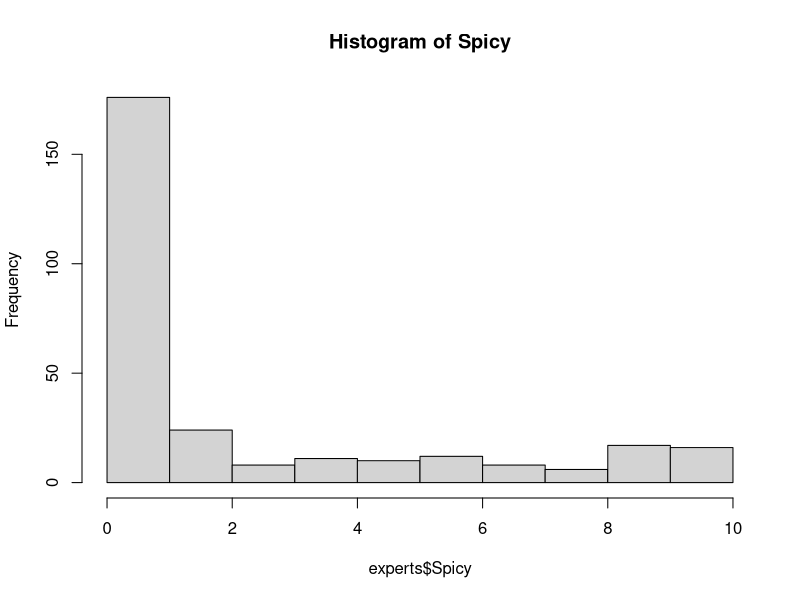
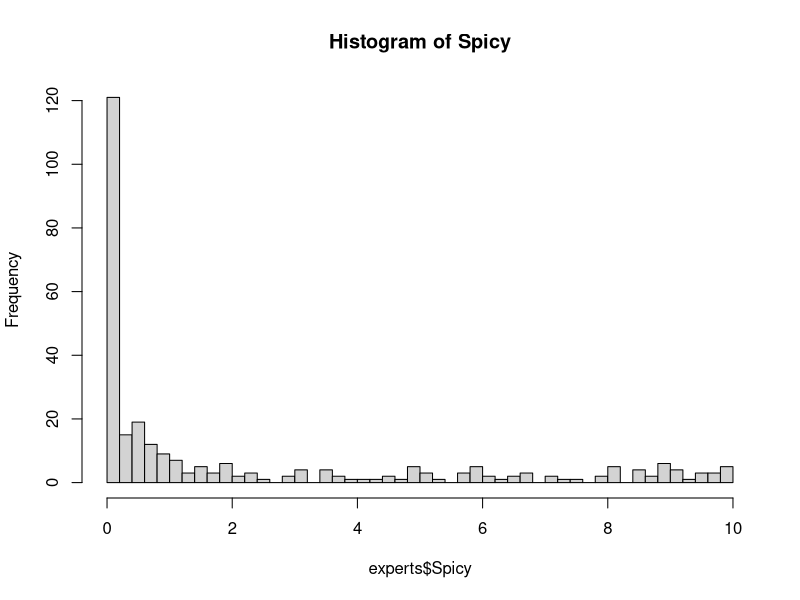
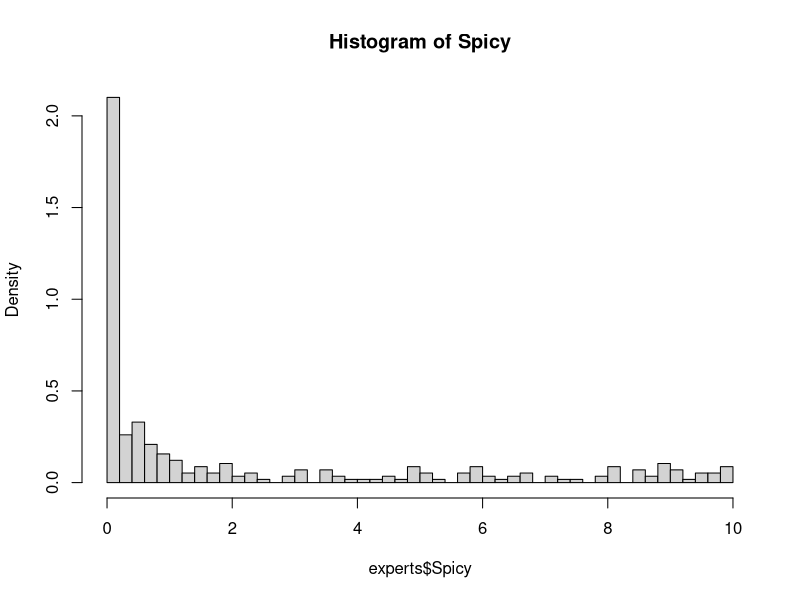
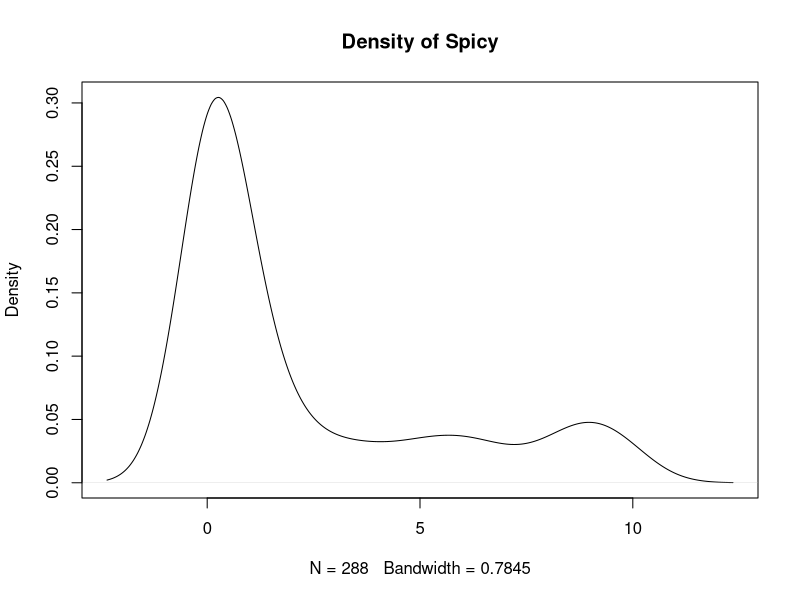
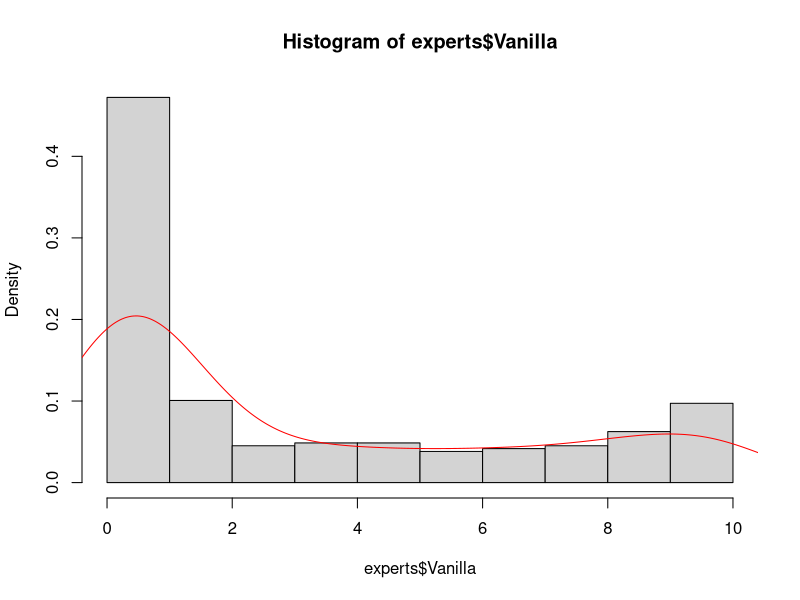
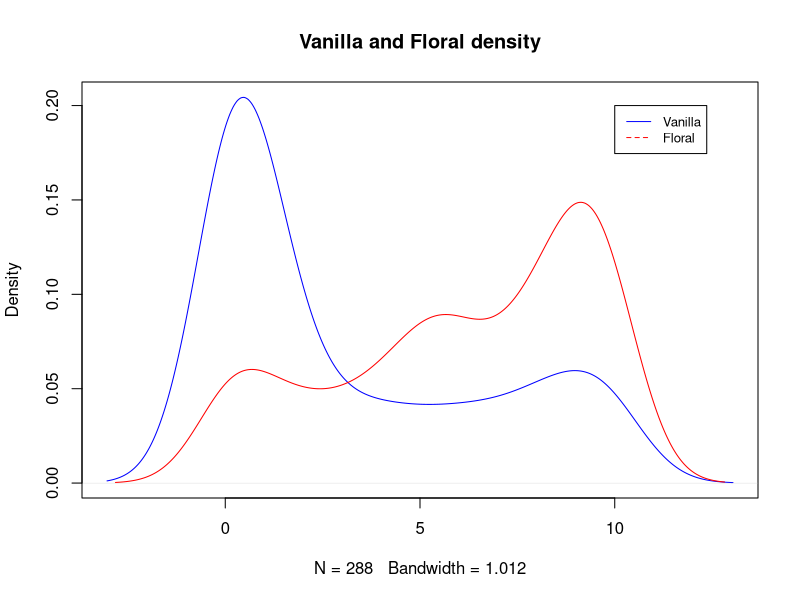
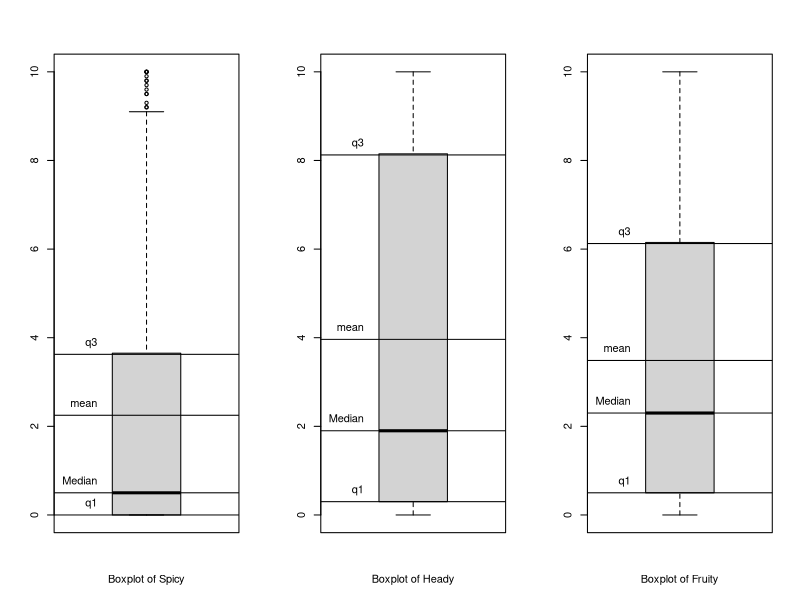
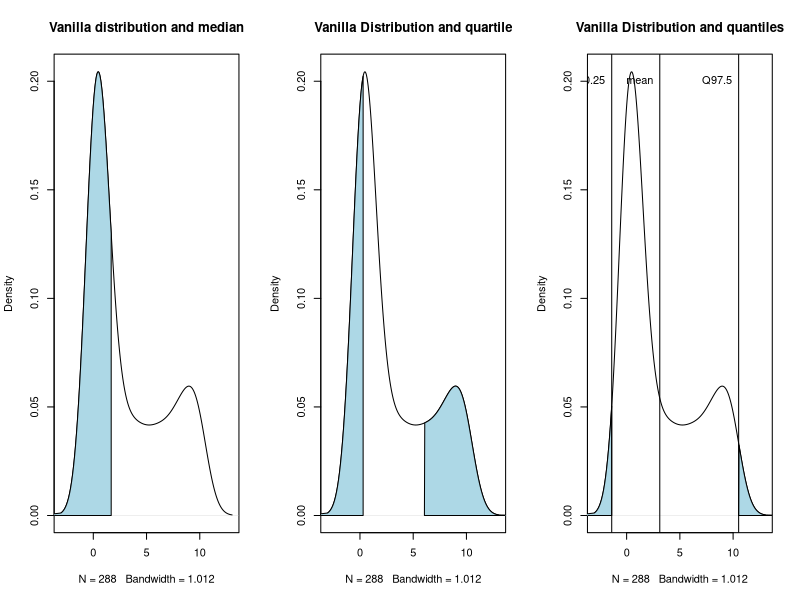

These charts were generated, in order, by the following R code: (Note: this script raises an error after producing the figures.)
## ---- chunk 1
experts <- read.table(file="data/perfumes_qda_experts.csv",header=TRUE, sep=",",dec=".",quote="\"")
summary(experts)
## ---- chunk 2
hist(experts$Spicy, main="Histogram of Spicy")
## ---- chunk 3
hist(experts$Spicy, main="Histogram of Spicy", breaks=50)
## ---- chunk 4
hist(experts$Spicy, main="Histogram of Spicy", breaks=50, probability=TRUE)
## ---- chunk 5
d <- density(experts$Spicy) 
plot(d, main = "Density of Spicy") 
## ---- chunk 6
hist(experts$Vanilla, probability = TRUE)
lines(density(experts$Vanilla), col="red")
## ---- chunk 7
plot(density(experts$Vanilla), col="blue", main="Vanilla and Floral density")
lines(density(experts$Floral), col="red")

legend(10, 0.2, legend=c("Vanilla", "Floral"),col=c("blue", "red"), lty=1:2, cex=0.8)
## ---- chunk 8
dispersion <- data.frame("mean"=double(), "sd"=double(), "median"=double(), "q1"=double(), "q3"=double())

for (a in 5:16){
  me <- mean(experts[,a])
  sd <- sqrt(var(experts[,a]))
  med <- quantile(experts[,a], 0.5)
  q1 <- quantile(experts[,a], 0.25)
  q3 <- quantile(experts[,a], 0.75)
  dispersion <- rbind(dispersion, c(me, sd, med, q1, q3))
}

colnames(dispersion) <- c("mean", "sd", "median", "q1", "q3")
rownames(dispersion) <- colnames(experts[,5:16])
head(dispersion)
## ---- chunk 9
# To get 3 graphs on a single window :
par(mfrow=c(1,3))

for (a in 5:7){
  boxplot(experts[,a], xlab=paste0("Boxplot of ", colnames(experts[a])))
  
  # Mean
  text(0.75,mean(experts[,a])+0.25, "mean", pos=2)
  abline(h=mean(experts[,a]))
  
  # Q1
  text(0.75,quantile(experts[,a], probs = 0.25)+0.25, "q1", pos=2)
  abline(h=quantile(experts[,a], probs = 0.25))
  
  # Q3
  text(0.75,quantile(experts[,a], probs = 0.75)+0.25, "q3", pos=2)
  abline(h=quantile(experts[,a], probs = 0.75))
  
  # Median
  text(0.75,quantile(experts[,a], probs = 0.5)+0.25, "Median", pos=2)
  abline(h=quantile(experts[,a], probs = 0.5))
  
}

## ---- chunk 10
d<-density(experts$Vanilla)

# Plot the line
plot(d, main="Vanilla distribution and median")
p50 <- which.max(cumsum(d$y/sum(d$y)) >= 0.50)

# Plot the shading
polygon(c(-5, d$x[1:p50], d$x[p50]), c(0, d$y[1:p50], 0), col = 'lightblue')
## ---- chunk 11
d<-density(experts$Vanilla)

# Plot the line
plot(d, main="Vanilla Distribution and quartile")

# Get indexes of quantiles 0.25 and 0.75
q25 <- which.max(cumsum(d$y/sum(d$y)) >= 0.25)
q75 <- which.max(cumsum(d$y/sum(d$y)) >= 0.75)

# Plot the first quantile
polygon(x=c(-5, d$x[1:q25], d$x[q25]), y=c(0, d$y[1:q25], 0), col = 'lightblue')

# Plot the third quantile
polygon(x=c(d$x[q75], d$x[d$x > d$x[q75]], 15),y=c(0, d$y[d$x > d$x[q75]], 0),col = "lightblue") 
## ---- chunk 12
d<-density(experts$Vanilla)

# Plot the line
plot(d, main="Vanilla Distribution and quantiles")
q025 <- which.max(cumsum(d$y/sum(d$y)) >= 0.025)
q975 <- which.max(cumsum(d$y/sum(d$y)) >= 0.975)

# Plot the shading
polygon(c(-5, d$x[1:q025], d$x[q025]), c(0, d$y[1:q025], 0), col = 'lightblue')
polygon(c(d$x[q975], d$x[d$x > d$x[q975]], 15),c(0, d$y[d$x > d$x[q975]], 0),col = "lightblue")

# Plot the vline for mean
abline(v=mean(experts$Vanilla))
text(mean(experts$Vanilla),0.2, "mean", pos=2)

# Plot the vline for Q97.5
abline(v=d$x[q975])
text(d$x[q975],0.2, "Q97.5", pos=2)

# Plot the vline for Q0.25
abline(v=d$x[q025])
text(d$x[q025],0.2, "Q0.25", pos=2)
## ---- chunk 13
experts$Product <- as.factor(experts$Product)
experts$Panelist <- as.factor(experts$Panelist)
experts$Session <- as.factor(experts$Session)
experts$Rank <- as.factor(experts$Rank)
## ---- chunk 14
library(ggplot2)
library(dplyr)

experts %>%  
  # Select 3 products and 1 sensory attribute
  select(c(Product, Floral)) %>% 
  filter(Product == "J'adore ET" | Product == "Angel" | Product == "Chanel N5" ) %>%
  # Add the mean's column
  group_by(Product) %>% 
  mutate(mu=mean(Floral)) %>% 
  # Graph
  ggplot() + aes(x=Floral, fill=Product) + geom_density(alpha=0.4) + geom_vline(aes(xintercept=mu, color=Product),linetype="dashed") + labs(title="Density of Spicy according three products")
## ---- chunk 15
experts %>%  
  # Select 3 products and 1 sensory attribute
  select(c(Product, Floral)) %>% 
  filter(Product == "Coco Mademoiselle" | Product == "Angel" | Product == "Chanel N5" ) %>%
  
  # Graph
  ggplot() + aes(y=Floral, x= Product, fill=Product) + geom_boxplot() + labs(title="Boxplot of Floral according three products")
## ---- chunk 16
experts %>%  
  # Select 3 products and 1 sensory attribute
  select(c(Product, Floral)) %>% 
  filter(Product == "J'adore ET" | Product == "Angel" | Product == "Chanel N5" ) %>% 

  ggplot()+aes(y=Floral, x= Product, fill=Product) + geom_boxplot() + 
    stat_summary(fun=mean, geom="line", aes(group=1), color="black") + 
    stat_summary(fun=mean, geom="point")
## ---- chunk 17
library(gridExtra)

# Select three sensory attributes and three products 
df <- experts %>%  
  select(c(Product, Floral, Citrus, Spicy, Heady)) %>% 
  filter(Product == "J'adore ET" | Product == "Angel" | Product == "Chanel N5" )

# First sensory attribute
a1 <- ggplot(df)+aes(y=Floral, x= Product, color=Product)+geom_boxplot() + 
  stat_summary(fun=mean, geom="line", aes(group=1), color="black") + 
  stat_summary(fun=mean, geom="point")+
  # Delete the x-axis:
  theme(axis.title.x=element_blank(),
        axis.text.x=element_blank(),
        axis.ticks.x=element_blank())

# Second sensory attribute
a2 <- ggplot(df)+aes(y=Spicy, x= Product, color=Product)+geom_boxplot() + 
  stat_summary(fun=mean, geom="line", aes(group=1), color="black") + 
  stat_summary(fun=mean, geom="point")+
  theme(axis.title.x=element_blank(),
        axis.text.x=element_blank(),
        axis.ticks.x=element_blank())

# Third sensory attribute
a3 <- ggplot(df)+aes(y=Citrus, x= Product, color=Product)+geom_boxplot() + 
  stat_summary(fun=mean, geom="line", aes(group=1), color="black") + 
  stat_summary(fun=mean, geom="point")+
  theme(axis.title.x=element_blank(),
        axis.text.x=element_blank(),
        axis.ticks.x=element_blank())

# Fourth sensory attribute
a4 <- ggplot(df)+aes(y=Heady, x= Product, color=Product)+geom_boxplot() + 
  stat_summary(fun=mean, geom="line", aes(group=1), color="black") + 
  stat_summary(fun=mean, geom="point")+
  theme(axis.title.x=element_blank(),
        axis.text.x=element_blank(),
        axis.ticks.x=element_blank())

grid.arrange(a1, a2, a3,a4, ncol=2, nrow = 2)
## ---- chunk 18
a1 <- ggplot(df)+aes(y=Floral, x= Product, color=Product)+ 
  stat_summary(fun=mean, geom="line", aes(group=1), color="black") + 
  stat_summary(fun=mean, geom="point")+
  theme(axis.title.x=element_blank(),
        axis.text.x=element_blank(),
        axis.ticks.x=element_blank())

a2 <- ggplot(df)+aes(y=Citrus, x= Product, color=Product) + 
  stat_summary(fun=mean, geom="line", aes(group=1), color="black") + 
  stat_summary(fun=mean, geom="point")+
  theme(axis.title.x=element_blank(),
        axis.text.x=element_blank(),
        axis.ticks.x=element_blank())

a3 <- ggplot(df)+aes(y=Spicy, x= Product, color=Product) + 
  stat_summary(fun=mean, geom="line", aes(group=1), color="black") + 
  stat_summary(fun=mean, geom="point")+
  theme(axis.title.x=element_blank(),
        axis.text.x=element_blank(),
        axis.ticks.x=element_blank())

a4 <- ggplot(df)+aes(y=Heady, x= Product, color=Product) + 
  stat_summary(fun=mean, geom="line", aes(group=1), color="black") + 
  stat_summary(fun=mean, geom="point")+
  theme(axis.title.x=element_blank(),
        axis.text.x=element_blank(),
        axis.ticks.x=element_blank())

grid.arrange(a1, a2, a3, a4, ncol=2, nrow = 2)
## ---- chunk 19
df$Floral <- df$Floral/sd(df$Floral)
df$Citrus <- df$Citrus/sd(df$Citrus)
df$Spicy <- df$Spicy/sd(df$Spicy)
df$Heady <- df$Heady/sd(df$Heady)

a1 <- ggplot(df)+aes(y=Floral, x= Product, color=Product)+ 
  stat_summary(fun=mean, geom="line", aes(group=1), color="black") + 
  stat_summary(fun=mean, geom="point")+
  theme(axis.title.x=element_blank(),
        axis.text.x=element_blank(),
        axis.ticks.x=element_blank())

a2 <- ggplot(df)+aes(y=Citrus, x= Product, color=Product) + 
  stat_summary(fun=mean, geom="line", aes(group=1), color="black") + 
  stat_summary(fun=mean, geom="point")+
  theme(axis.title.x=element_blank(),
        axis.text.x=element_blank(),
        axis.ticks.x=element_blank())

a3 <- ggplot(df)+aes(y=Spicy, x= Product, color=Product) + 
  stat_summary(fun=mean, geom="line", aes(group=1), color="black") + 
  stat_summary(fun=mean, geom="point")+
  theme(axis.title.x=element_blank(),
        axis.text.x=element_blank(),
        axis.ticks.x=element_blank())

a4 <- ggplot(df)+aes(y=Heady, x= Product, color=Product) + 
  stat_summary(fun=mean, geom="line", aes(group=1), color="black") + 
  stat_summary(fun=mean, geom="point")+
  theme(axis.title.x=element_blank(),
        axis.text.x=element_blank(),
        axis.ticks.x=element_blank())

grid.arrange(a1, a2, a3, a4, ncol=2, nrow = 2)
## ---- chunk 20
means <- df %>% group_by(Product) %>% summarise(
  mean_Spicy=mean(Spicy),
  mean_Citrus=mean(Citrus),
  mean_Floral=mean(Floral)
)
means
## ---- chunk 21
df.means <- experts %>%  
  select(c(Product, Floral, Citrus, Spicy, Heady, Fruity, Green, Vanilla, Woody)) %>% 
  filter(Product == "J'adore ET" | Product == "Angel" | Product == "Chanel N5" | Product == "Coco Mademoiselle"| Product == "Aromatics Elixir"| Product == "Cinéma"| Product == "J'adore EP"| Product == "Shalimar")

means.V2 <- df.means %>% group_by(Product) %>% summarise(
  mean_Spicy=mean(Spicy),
  mean_Citrus=mean(Citrus),
  mean_Floral=mean(Floral), 
  mean_Heady=mean(Heady), 
  mean_Fruity=mean(Fruity), 
  mean_Green=mean(Green), 
  mean_Vanilla=mean(Vanilla), 
  mean_Woody=mean(Woody)
)
## ---- chunk 22
spicy.matrix <- as.matrix(dist(means.V2$mean_Spicy))
citrus.matrix <- as.matrix(dist(means.V2$mean_Citrus))
floral.matrix <- as.matrix(dist(means.V2$mean_Floral))
heady.matrix <- as.matrix(dist(means.V2$mean_Heady))
fruity.matrix <- as.matrix(dist(means.V2$mean_Fruity))
green.matrix <- as.matrix(dist(means.V2$mean_Green))
Vanilla.matrix <- as.matrix(dist(means.V2$mean_Vanilla))
woody.matrix <- as.matrix(dist(means.V2$mean_Woody))
## ---- chunk 23
a1 <- ggplot(means.V2)+aes(x = mean_Spicy, y=mean_Citrus, color=Product)+geom_path(aes(group=1),color="black")+geom_point()
a2 <- ggplot(means.V2)+aes(x = mean_Spicy, y=mean_Floral, color=Product)+geom_path(aes(group=1),color="black")+geom_point()
a3 <- ggplot(means.V2)+aes(x = mean_Citrus, y=mean_Floral, color=Product)+geom_path(aes(group=1),color="black")+geom_point()

grid.arrange(a1, a2, a3, ncol=2, nrow = 2)
## ---- chunk 24
means.variables <- data.frame(means.V2, row.names = 1)
cov.att <- cov(means.variables)
## ---- chunk 25
dist.prod <- as.matrix(dist(means.variables))
## ---- chunk 26
heatmap(cov.att)
heatmap(dist.prod)
## ---- chunk 27
Products_sc_Mat <- as.matrix(dist(scale(dist.prod))^2)
sum(Products_sc_Mat)/(2*dim(Products_sc_Mat)[1]*(dim(Products_sc_Mat)[1]-1))

Att_sc_Mat <- as.matrix(dist(scale(cov.att))^2)
sum(Att_sc_Mat)/(2*dim(Att_sc_Mat)[1]*(dim(Att_sc_Mat)[1]-1))
## ---- chunk 28
G1 <- as.data.frame(cov.att) %>% select(mean_Citrus, mean_Floral, mean_Fruity, mean_Green)
G2 <- as.data.frame(cov.att) %>% select(mean_Spicy, mean_Heady, mean_Woody, mean_Vanilla)

Att_G1_sc_Mat <- as.matrix(dist(scale(G1))^2)
inertia.G1 <- sum(Att_G1_sc_Mat)/(2*dim(Att_G1_sc_Mat)[1]*(dim(Att_G1_sc_Mat)[1]-1))

Att_G2_sc_Mat <- as.matrix(dist(scale(G2))^2)
inertia.G2 <- sum(Att_G2_sc_Mat)/(2*dim(Att_G2_sc_Mat)[1]*(dim(Att_G2_sc_Mat)[1]-1))

inertia.G1+inertia.G2
## ---- chunk 29
G1 <- as.data.frame(dist.prod) %>% select("Aromatics Elixir", Shalimar, "Chanel N5", Angel)
G2 <- as.data.frame(dist.prod) %>% select(Cinéma, "Coco Mademoiselle", "J'adore EP", "J'adore ET")

Att_G1_sc_Mat <- as.matrix(dist(scale(G1))^2)
inertia.G1 <- sum(Att_G1_sc_Mat)/(2*dim(Att_G1_sc_Mat)[1]*(dim(Att_G1_sc_Mat)[1]-1))

Att_G2_sc_Mat <- as.matrix(dist(scale(G2))^2)
inertia.G2 <- sum(Att_G2_sc_Mat)/(2*dim(Att_G2_sc_Mat)[1]*(dim(Att_G2_sc_Mat)[1]-1))

inertia.G1+inertia.G2
## ---- chunk 30
library(FactoMineR)
res<-PCA(scale(means.variables), graph = FALSE, scale.unit = F)
res$ind$coord
res$var$coord
## ---- chunk 31
svd <- svd(scale(means.variables))
diag <- diag(svd$d)

#Verification
svd$u%*%diag%*%t(svd$v)
scale(as.matrix(means.variables))

#Individuals coordinates
scale(means.variables)%*%svd$v
#Variables coordinates
t(scale(means.variables))%*%svd$u/sqrt(dim(means.variables)[1])

#Comparate with PCA()
res$ind$coord
res$var$coord
## ---- chunk 32
NIPALS <- function(X){
  X = as.matrix(X)
  N = nrow(X)
  M = ncol(X)
  
  D = diag(1/N, N)
  Xini = X
  qrX=qr(X)
  rang = qrX$rank
  vec=matrix(0,nrow=M,ncol=rang) 
  t=X[,1]
  i=1
  
  p=t(X)%*%t%*%(1/(t(t)%*%t))
  p=p/as.numeric(sqrt(t(p)%*%p))
  print(rang)
  while (i<rang+1) {
    norm=1
    while(norm>0.000001){
      t=(X%*%p)%*%(1/(t(p)%*%p))
      p2=t(X)%*%t%*%(1/(t(t)%*%t))
      p2=p2/as.numeric(sqrt(t(p2)%*%p2))
      diff=p2-p
      norm=t(diff)%*%diff
      p=p2
      print(p)
      print(i)
    }
    vec[,i]=p
    X=X-(t%*%t(p))
    i=i+1
  }
  return(vec)
}

NIPALS(means.variables)
svd(means.variables)$v
